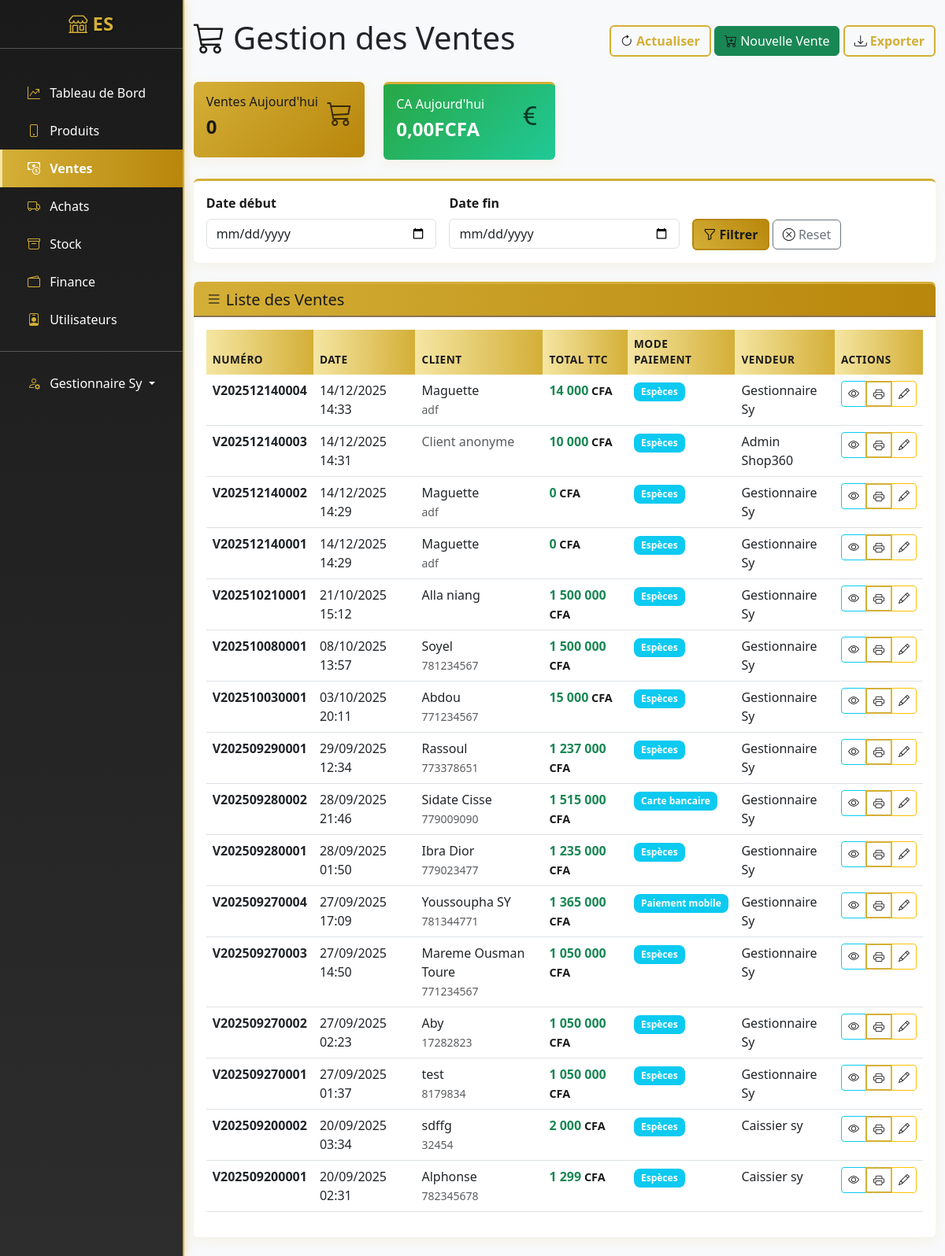
/ventes/ (signed in), run on the app's committed database.
### apps/users/models.py (models this page shows, shortened)
class User(AbstractUser):
    ROLE_CHOICES = [
        ('admin', 'Administrateur'),
        ('manager', 'Gestionnaire'),
        ('cashier', 'Caissier'),
    ]
    email = models.EmailField(unique=True)
    telephone = models.CharField(max_length=15, blank=True)
    role = models.CharField(max_length=20, choices=ROLE_CHOICES, default='admin')
    date_creation = models.DateTimeField(auto_now_add=True)
    USERNAME_FIELD = 'username'
    REQUIRED_FIELDS = ['email']
    class Meta:
        verbose_name = "Utilisateur"
        verbose_name_plural = "Utilisateurs"

### apps/ventes/models.py (models this page shows, shortened)
class Vente(models.Model):
    MODE_PAIEMENT_CHOICES = [
        ('especes', 'Espèces'),
        ('carte', 'Carte bancaire'),
        ('cheque', 'Chèque'),
        ('virement', 'Virement'),
        ('mobile', 'Paiement mobile'),
    ]
    numero = models.CharField(max_length=20, unique=True, blank=True)
    client = models.CharField(max_length=200, blank=True)
    telephone_client = models.CharField(max_length=15, blank=True)
    total_ht = models.DecimalField(max_digits=10, decimal_places=2, default=0)
    total_ttc = models.DecimalField(max_digits=10, decimal_places=2, default=0)
    mode_paiement = models.CharField(max_length=20, choices=MODE_PAIEMENT_CHOICES, default='especes')
    vendeur = models.ForeignKey(User, on_delete=models.SET_NULL, null=True, blank=True, related_name="ventes_vendeur")
    date_vente = models.DateTimeField(auto_now_add=True)
    note = models.TextField(blank=True)
    utilisateur = models.ForeignKey(
        User,
        on_delete=models.SET_NULL,
        null=True,
        blank=True,
        related_name='ventes_utilisateur'  # <- correspond à user.ventes
    )
    class Meta:
        verbose_name = "Vente"
        verbose_name_plural = "Ventes"
        ordering = ['-date_vente']

### apps/ventes/views.py (the view)
# urls.py: path('', views.VenteListView.as_view(), name='list'),
class VenteListView(LoginRequiredMixin, ListView):
    model = Vente
    template_name = 'ventes/list.html'
    context_object_name = 'ventes'
    paginate_by = 20
    def get_queryset(self):
        queryset = Vente.objects.select_related('vendeur')
        date_debut = self.request.GET.get('date_debut')
        date_fin = self.request.GET.get('date_fin')
        if date_debut:
            queryset = queryset.filter(date_vente__date__gte=date_debut)
        if date_fin:
            queryset = queryset.filter(date_vente__date__lte=date_fin)
        return queryset
    def get_context_data(self, **kwargs):
        context = super().get_context_data(**kwargs)
        today = timezone.now().date()
        context['ventes_aujourd_hui'] = Vente.objects.filter(date_vente__date=today).count()
        context['ca_aujourd_hui'] = Vente.objects.filter(
            date_vente__date=today
        ).aggregate(total=Sum('total_ttc'))['total'] or 0
        return context

### templates/ventes/list.html (shortened to what this page needs)
{% extends 'base.html' %}
{% load math_filters %}
{% load humanize %}
{% block content %}
<div class="d-flex justify-content-between align-items-center mb-4">
    <h1><i class="bi bi-cart3"></i> Gestion des Ventes</h1>
    <div>
        <button class="btn btn-outline-primary" onclick="location.reload()">
            <i class="bi bi-arrow-clockwise"></i> Actualiser
        </button>
        <a href="{% url 'ventes:caisse' %}" class="btn btn-success">
            <i class="bi bi-cart-plus"></i> Nouvelle Vente
        </a>
        <a href="{% url 'ventes:export' %}" class="btn btn-outline-primary">
            <i class="bi bi-download "></i> Exporter
        </a>
    </div>
</div>
<div class="row mb-4">
    <div class="col-md-3">
        <div class="card bg-primary text-white">
            <div class="card-body">
                <div class="d-flex justify-content-between">
                    <div>
                        <h6>Ventes Aujourd'hui</h6>
                        <h4 style="font-weight: 900;">{{ ventes_aujourd_hui }}</h4>
                    </div>
                    <i class="bi bi-cart3" style="font-size: 2rem; opacity: 0.7; color: black;"></i>
                </div>
            </div>
        </div>
    </div>
    <div class="col-md-3">
        <div class="card bg-success text-white">
            <div class="card-body">
                <div class="d-flex justify-content-between">
                    <div>
                        <h6>CA Aujourd'hui</h6>
                        <h4 style="font-weight: 900;">{{ ca_aujourd_hui|floatformat:2|intcomma }}FCFA</h4>
                    </div>
                    <i class="bi bi-currency-euro" style="font-size: 2rem; opacity: 0.7; color: black;"></i>
                </div>
            </div>
        </div>
    </div>
</div>
<div class="card mb-4">
    <div class="card-body">
        <form method="get" class="row g-3">
            <div class="col-md-4">
                <label class="form-label">Date début</label>
                <input type="date" name="date_debut" class="form-control" value="{{ request.GET.date_debut }}">
            </div>
            <div class="col-md-4">
                <label class="form-label">Date fin</label>
                <input type="date" name="date_fin" class="form-control" value="{{ request.GET.date_fin }}">
            </div>
            <div class="col-md-4">
                <label class="form-label">&nbsp;</label>
                <div>
                    <button type="submit" class="btn btn-primary">
                        <i class="bi bi-funnel" style="color: black;"></i> Filtrer
                    </button>
                    <a href="{% url 'ventes:list' %}" class="btn btn-outline-secondary">
                        <i class="bi bi-x-circle"></i> Reset
                    </a>
                </div>
            </div>
        </form>
    </div>
</div>
<div class="card">
    <div class="card-header">
        <h5 class="card-title mb-0">
            <i class="bi bi-list"></i> Liste des Ventes
        </h5>
    </div>
    <div class="card-body">
        <div class="table-responsive">
            <table class="table table-hover">
                <thead>
                    <tr>
                        <th>Numéro</th>
                        <th>Date</th>
                        <th>Client</th>
                        <th>Total TTC</th>
                        <th>Mode Paiement</th>
                        <th>Vendeur</th>
                        <th>Actions</th>
                    </tr>
                </thead>
                <tbody>
                    {% for vente in ventes %}
                    <tr>
                        <td>
                            <strong>{{ vente.numero }}</strong>
                        </td>
                        <td>{{ vente.date_vente|date:"d/m/Y H:i" }}</td>
                        <td>
                            {% if vente.client %}
                            {{ vente.client }}
                            {% if vente.telephone_client %}
                            <br><small class="text-muted">{{ vente.telephone_client }}</small>
                            {% endif %}
                            {% else %}
                            <span class="text-muted">Client anonyme</span>
                            {% endif %}
                        </td>
                        <td>
                            <strong class="montant-cfa text-success">{{ vente.total_ttc|floatformat:0|intcomma|intcomma }}</strong>
                        </td>
                        <td>
                            <span class="badge bg-info">{{ vente.get_mode_paiement_display }}</span>
                        </td>
                        <td>
                            {% if vente.vendeur %}
                            {{ vente.vendeur.get_full_name|default:vente.vendeur.username }}
                            {% else %}
                            <span class="text-muted">N/A</span>
                            {% endif %}
                        </td>
                        <td>
                            <div class="btn-group btn-group-sm">
                                <a href="{% url 'ventes:detail' vente.pk %}" class="btn btn-outline-info" title="Voir">
                                    <i class="bi bi-eye"></i>
                                </a>
                                <a href="{% url 'ventes:ticket' vente.pk %}" class="btn btn-outline-primary" title="Ticket" target="_blank">
                                    <i class="bi bi-printer"></i>
                                </a>
                                {% if user.role in 'admin,manager' %}
                                <a href="{% url 'ventes:edit' vente.pk %}" class="btn btn-outline-warning" title="Modifier">
                                    <i class="bi bi-pencil"></i>
                                </a>
                                {% endif %}
                            </div>
                        </td>
                    </tr>
                    {% endfor %}
                </tbody>
            </table>
        </div>
    </div>
</div>
{% endblock %}

### templates/base.html (shortened to what this page needs)
<!DOCTYPE html>
<html lang="fr">
    <head>
        <link href="https://cdn.jsdelivr.net/npm/bootstrap@5.3.0/dist/css/bootstrap.min.css" rel="stylesheet">
        <link rel="stylesheet" href="https://cdn.jsdelivr.net/npm/bootstrap-icons@1.11.0/font/bootstrap-icons.css">
        {% load static %}
        <link rel="stylesheet" href="{% static 'css/custom.css' %}">
    </head>
    <body>
        <div id="wrapper">
            <div class="d-md-flex">
                <nav id="sidebar" class="text-white collapse d-md-block" style="width: 250px; min-height: 100vh;">
                    <div class="position-sticky">
                        <div class="py-3">
                            <h4 class="text-center">
                                <i class="logo bi-shop"></i> ES
                            </h4>
                            <hr>
                        </div>
                        <div class="nav flex-column">
                            <a href="{% url 'dashboard:index' %}" class="nav-link text-white {% if request.resolver_match.app_name == 'dashboard' %}active{% endif %}">
                                <i class="logo bi-graph-up-arrow px-2"></i> Tableau de Bord
                            </a>
                            <a href="{% url 'produits:list' %}" class="nav-link text-white {% if request.resolver_match.app_name == 'produits' %}active{% endif %}">
                                <i class="logo bi-phone px-2"></i> Produits
                            </a>
                            <a href="{% url 'ventes:list' %}" class="nav-link text-white {% if request.resolver_match.app_name == 'ventes' %}active{% endif %}">
                                <i class="logo bi-cash-coin px-2"></i> Ventes
                            </a>
                            <a href="{% url 'achats:list' %}" class="nav-link text-white {% if request.resolver_match.app_name == 'achats' %}active{% endif %}">
                                <i class="logo bi-truck px-2"></i> Achats
                            </a>
                            <a href="{% url 'stock:list' %}" class="nav-link text-white {% if request.resolver_match.app_name == 'stock' %}active{% endif %}">
                                <i class="logo bi-archive px-2"></i> Stock
                            </a>
                            <a href="{% url 'finance:overview' %}" class="nav-link text-white {% if request.resolver_match.app_name == 'finance' %}active{% endif %}">
                                <i class="logo bi-wallet2 px-2"></i> Finance
                            </a>
                            {% if user.role in 'admin,manager' %}
                            <a href="{% url 'users:user_list' %}" class="nav-link text-white {% if request.resolver_match.app_name == 'users' %}active{% endif %}">
                                <i class="logo bi-person-badge px-2"></i> Utilisateurs
                            </a>
                            {% endif %}
                            <hr>
                            <div class="dropdown">
                                <a class="nav-link text-white dropdown-toggle" href="#" role="button" data-bs-toggle="dropdown">
                                    <i class="logo bi-person-gear px-2"></i> {{ user.get_full_name|default:user.username }}
                                </a>
                            </div>
                        </div>
                    </div>
                </nav>
                <main class="flex-fill">
                    <div class="container-fluid py-4">
                        {% block content %}{% endblock %}
                    </div>
                </main>
            </div>
        </div>
        {% load static %}
    </body>
</html>

### static/css/custom.css (style rules this page uses)
:root { --primary-color: #D4AF37; --primary-dark: #B8860B; --secondary-color: #1a1a1a; --secondary-light: #2d2d2d; --success-color: #28a745; --info-color: #17a2b8; --warning-color: #ffc107; --danger-color: #dc3545; --light-gold: #F5E6A3; --dark-gold: #8B7355; }
body { background-color: #f8f9fa; font-family: 'Segoe UI', Tahoma, Geneva, Verdana, sans-serif; }
#sidebar { background: linear-gradient(180deg, var(--secondary-color) 0%, var(--secondary-light) 100%); box-shadow: 2px 0 10px rgba(212, 175, 55, 0.3); border-right: 2px solid var(--primary-color); }
#sidebar .nav-link { padding: 0.75rem 1.5rem; border-radius: 0; transition: all 0.3s ease; color: #ffffff; border-left: 3px solid transparent; }
#sidebar h4 { color: var(--primary-color); text-shadow: 1px 1px 2px rgba(0,0,0,0.5); font-weight: bold; }
.logo { color: var(--primary-color); }
.card { border: none; box-shadow: 0 4px 15px rgba(212, 175, 55, 0.1); transition: all 0.3s ease; border-top: 3px solid var(--primary-color); }
.card-header { background: linear-gradient(90deg, var(--primary-color), var(--primary-dark)); color: var(--secondary-color); border-bottom: 2px solid var(--dark-gold); font-weight: 600; }
.btn-primary { background: linear-gradient(45deg, var(--primary-color), var(--primary-dark)); border: 2px solid var(--primary-dark); color: var(--secondary-color); font-weight: 600; transition: all 0.3s ease; }
.btn-outline-primary { border: 2px solid var(--primary-color); color: var(--primary-color); font-weight: 600; }
.card.bg-primary { background: linear-gradient(135deg, var(--primary-color), var(--primary-dark)) !important; border: none; color: var(--secondary-color) !important; }
.card.bg-success { background: linear-gradient(135deg, #28a745, #20c997) !important; }
.table th { background: linear-gradient(90deg, var(--light-gold), var(--primary-color)); color: var(--secondary-color); border: none; font-weight: 600; text-transform: uppercase; font-size: 0.85rem; letter-spacing: 0.5px; }
.badge { font-size: 0.75em; font-weight: 600; padding: 0.5em 0.75em; border-radius: 0.5rem; }
.form-label { color: var(--secondary-color); font-weight: 600; }
.bi { color: var(--secondary-color); }
.montant-cfa { font-weight: bold; color: var(--primary-color); }
.montant-cfa::after { content: " CFA"; font-size: 0.9em; color: var(--secondary-color); }

### data on the page
User: get_full_name "Gestionnaire Sy"
Vente: numero "V202512140004", date_vente "14/12/2025 14:33", client "Maguette", telephone_client "adf", total_ttc "14 000", mode_paiement "Espèces", vendeur.get_full_name "Gestionnaire Sy"
Vente: numero "V202512140003", date_vente "14/12/2025 14:31", client "Client anonyme", total_ttc "10 000", mode_paiement "Espèces", vendeur.get_full_name "Admin Shop360"
Vente: numero "V202512140002", date_vente "14/12/2025 14:29", client "Maguette", telephone_client "adf", total_ttc "0", mode_paiement "Espèces", vendeur.get_full_name "Gestionnaire Sy"
Vente: numero "V202512140001", date_vente "14/12/2025 14:29", client "Maguette", telephone_client "adf", total_ttc "0", mode_paiement "Espèces", vendeur.get_full_name "Gestionnaire Sy"
Vente: numero "V202510210001", date_vente "21/10/2025 15:12", client "Alla niang", total_ttc "1 500 000", mode_paiement "Espèces", vendeur.get_full_name "Gestionnaire Sy"
Vente: numero "V202510080001", date_vente "08/10/2025 13:57", client "Soyel", telephone_client "781234567", total_ttc "1 500 000", mode_paiement "Espèces", vendeur.get_full_name "Gestionnaire Sy"
Vente: numero "V202510030001", date_vente "03/10/2025 20:11", client "Abdou", telephone_client "771234567", total_ttc "15 000", mode_paiement "Espèces", vendeur.get_full_name "Gestionnaire Sy"
Vente: numero "V202509290001", date_vente "29/09/2025 12:34", client "Rassoul", telephone_client "773378651", total_ttc "1 237 000", mode_paiement "Espèces", vendeur.get_full_name "Gestionnaire Sy"
Vente: numero "V202509280002", date_vente "28/09/2025 21:46", client "Sidate Cisse", telephone_client "779009090", total_ttc "1 515 000", mode_paiement "Carte bancaire", vendeur.get_full_name "Gestionnaire Sy"
Vente: numero "V202509280001", date_vente "28/09/2025 01:50", client "Ibra Dior", telephone_client "779023477", total_ttc "1 235 000", mode_paiement "Espèces", vendeur.get_full_name "Gestionnaire Sy"
Vente: numero "V202509270004", date_vente "27/09/2025 17:09", client "Youssoupha SY", telephone_client "781344771", total_ttc "1 365 000", mode_paiement "Paiement mobile", vendeur.get_full_name "Gestionnaire Sy"
Vente: numero "V202509270003", date_vente "27/09/2025 14:50", client "Mareme Ousman Toure", telephone_client "771234567", total_ttc "1 050 000", mode_paiement "Espèces", vendeur.get_full_name "Gestionnaire Sy"
Vente: numero "V202509270002", date_vente "27/09/2025 02:23", client "Aby", telephone_client "17282823", total_ttc "1 050 000", mode_paiement "Espèces", vendeur.get_full_name "Gestionnaire Sy"
Vente: numero "V202509270001", date_vente "27/09/2025 01:37", client "test", telephone_client "8179834", total_ttc "1 050 000", mode_paiement "Espèces", vendeur.get_full_name "Gestionnaire Sy"
Vente: numero "V202509200002", date_vente "20/09/2025 03:34", client "sdffg", telephone_client "32454", total_ttc "2 000", mode_paiement "Espèces", vendeur.get_full_name "Caissier sy"
Vente: numero "V202509200001", date_vente "20/09/2025 02:31", client "Alphonse", telephone_client "782345678", total_ttc "1 299", mode_paiement "Espèces", vendeur.get_full_name "Caissier sy"

### other printed values
{{ ventes_aujourd_hui }} "0"
{{ ca_aujourd_hui|floatformat:2|intcomma }} "0,00"
